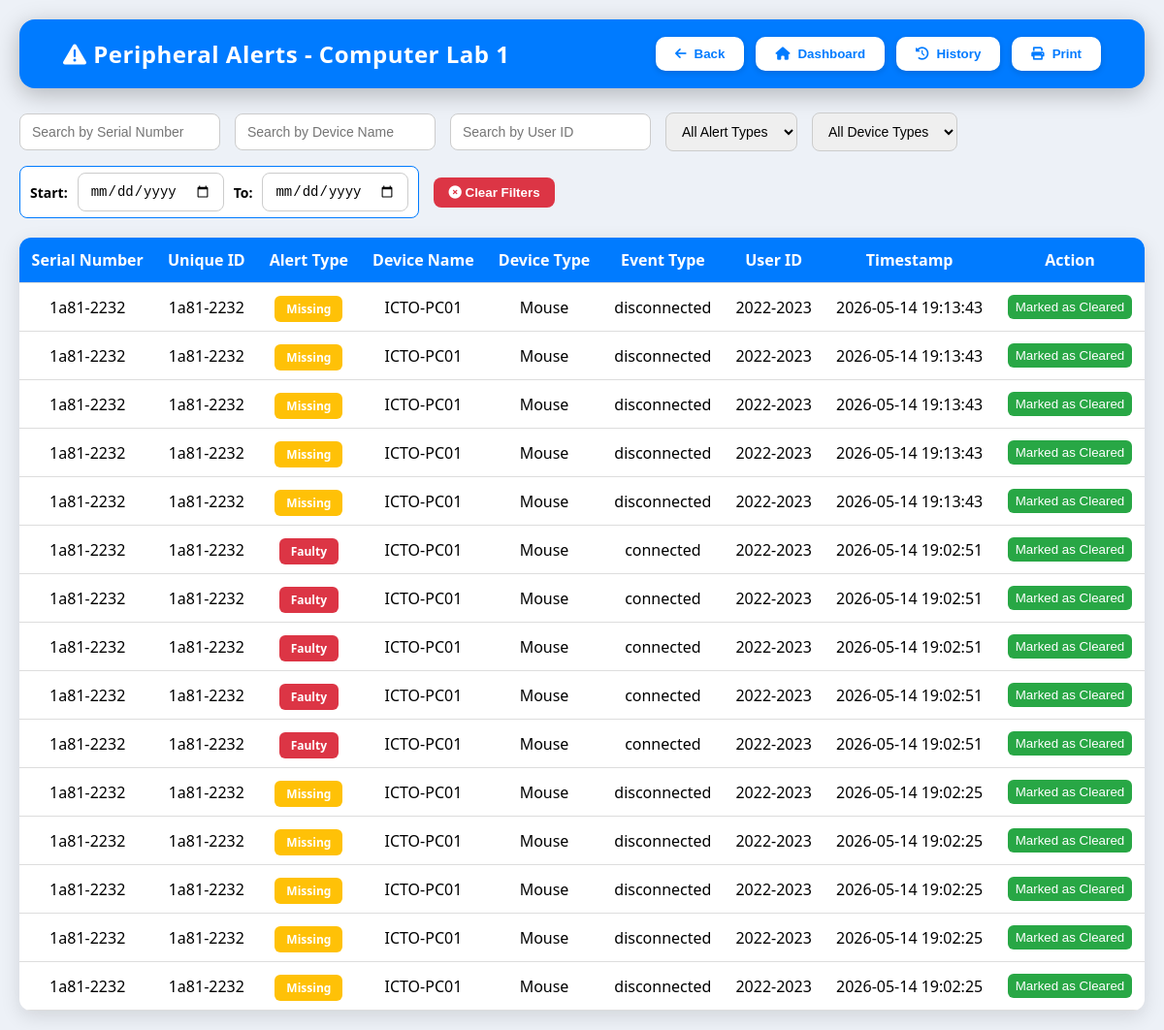
Screenshot of /comlab/1/inventory/view_alerts with the database file from the repository.
### tables this page shows
CREATE TABLE peripheral_alerts (
id INTEGER PRIMARY KEY AUTOINCREMENT,
serial_number TEXT, 
alert_type TEXT, 
timestamp TEXT, 
device_name TEXT, 
location TEXT, 
event_type TEXT, 
device_type TEXT, 
user_id TEXT, deleted INTEGER DEFAULT 0, serial_no TEXT);

### app.py (the view)
@app.route("/comlab/<int:comlab_id>/inventory/view_alerts")
def view_alerts(comlab_id):
    try:
        conn = sqlite3.connect(DB_FILE)
        cur = conn.cursor()
        cur.execute("""
            SELECT
                COALESCE(B.unique_id, A.serial_number) AS unique_id,
                A.*
            FROM peripheral_alerts A
            LEFT JOIN peripherals B
                ON A.location = B.lab_id
               AND A.device_name = B.assigned_pc
               AND (
                    A.serial_number = B.serial_number
                    OR A.serial_number = B.unique_id
               )
            WHERE A.location = ?
              AND A.deleted = 0
            ORDER BY datetime(A.timestamp) DESC, A.id DESC
        """, (str(comlab_id),))
        devices = cur.fetchall()
        column_names = [description[0] for description in cur.description]
        conn.close()
        devices_list = [dict(zip(column_names, device)) for device in devices]
        return render_template("view_alerts.html", devices=devices_list, comlab_id=comlab_id)
    except sqlite3.Error as e:
        return f"<h1>Database Error:</h1><p>{str(e)}</p>", 500

### templates/view_alerts.html (shortened to what this page needs)
<!DOCTYPE html>
<html lang="en">
<head>
<link rel="stylesheet" href="https://cdnjs.cloudflare.com/ajax/libs/font-awesome/6.0.0/css/all.min.css"/>
</head>
<body>
<header>
    <h2><i class="fa-solid fa-triangle-exclamation"></i> Peripheral Alerts - Computer Lab {{ comlab_id }}</h2>
    <div class="menu-buttons">
        <button class ="print-hide" onclick="window.location.href='/comlab/{{ comlab_id }}/inventory'"><i class="fas fa-arrow-left"></i> Back</button>
        <button class ="print-hide" onclick="location.href='/admin'"><i class="fas fa-home"></i> Dashboard</button>
        <button class="print-hide" onclick="openDeletedModal()">
    <i class="fas fa-clock-rotate-left"></i> History
</button>
        <button class ="print-hide" onclick="window.print()"><i class="fas fa-print"></i> Print</button>
    </div>
</header>
<div class="filters">
    <input class ="print-hide" type="text" id="search-unique" placeholder="Search by Serial Number">
    <input class ="print-hide" type="text" id="search-device-name" placeholder="Search by Device Name">
    <input class ="print-hide" type="text" id="search-user-id" placeholder="Search by User ID">
    <select class ="print-hide" id="filter-alert-type">
        <option value="">All Alert Types</option>
    </select>
    <select class ="print-hide" id="filter-device-type">
        <option value="">All Device Types</option>
    </select>
    <div class="date-box print-hide" >
        <label>Start:</label>
        <input type="date" id="filter-date-from">
        <label>To:</label>
        <input type="date" id="filter-date-to">
    </div>
        <button class ="print-hide" id="clear-filters" style="background:#dc3545; color:white; border:none; border-radius:8px; padding:8px 15px; font-weight:600; cursor:pointer;">
        <i class="fas fa-times-circle"></i> Clear Filters
    </button>
</div>
<table>
    <thead>
        <tr>
            <th>Serial Number</th>
            <th>Unique ID</th>
            <th>Alert Type</th>
            <th>Device Name</th>
            <th>Device Type</th>
            <th>Event Type</th>
            <th>User ID</th>
            <th>Timestamp</th>
            <th class ="print-hide">Action</th>
        </tr>
    </thead>
    <tbody id="alert-table">
        {% for d in devices %}
<tr data-id="{{ d.id }}">
            <td class="unique_id">{{ d.unique_id }}</td>
            <td class="unique_id">{{ d.serial_number }}</td>
            <td class="alert_type">
                {% if d.alert_type=="faulty" %}<span class="badge faulty">Faulty</span>
                {% elif d.alert_type=="missing" %}<span class="badge missing">Missing</span>
                {% elif d.alert_type=="replaced" %}<span class="badge replaced">Replaced</span>
                {% else %}<span class="badge">{{ d.alert_type }}</span>{% endif %}
            </td>
            <td class="device_name">{{ d.device_name }}</td>
            <td class="device_type">{{ d.device_type }}</td>
            <td>{{ d.event_type }}</td>
            <td class="user_id">{{ d.user_id }}</td>
            <td class="timestamp">{{ d.timestamp }}</td>
             <td class ="print-hide">
        <button class="delete-alert-btn" style="background:#28a745;color:white;border:none;padding:5px 8px;border-radius:6px;cursor:pointer;">
            Marked as Cleared
        </button>
            </td>
        </tr>
        {% endfor %}
    </tbody>
</table>
</body>
</html>

### templates/view_alerts.html (style rules this page uses)
:root { --primary:#007bff; --success:#28a745; --danger:#dc3545; --warning:#ffc107; --gray:#6c757d; }
body { font-family:'Segoe UI', sans-serif; background:#edf1f7; margin:0; padding:20px; }
header { display:flex; justify-content:space-between; align-items:center; background:var(--primary); color:white; padding:18px 45px; border-radius:16px; margin-bottom:25px; box-shadow:0 6px 25px rgba(0,0,0,0.25); }
header h2 { margin:0; font-size:24px; letter-spacing:0.5px; }
.menu-buttons { display:flex; gap:12px; }
.menu-buttons button { background:white; color:var(--primary); border:none; padding:10px 20px; border-radius:10px; cursor:pointer; font-weight:600; transition:0.25s; display:flex; align-items:center; gap:8px; box-shadow:0 2px 6px rgba(0,0,0,0.15); }
.filters { display:flex; flex-wrap:wrap; gap:15px; margin-bottom:20px; align-items:center; }
.filters input, .filters select { padding:10px 12px; border-radius:8px; border:1px solid #ccc; font-size:14px; }
.date-box { display:flex; align-items:center; gap:10px; background:white; border:1px solid #007bff; border-radius:8px; padding:6px 10px; font-size:14px; font-weight:600; }
table { width:100%; border-collapse:collapse; background:white; border-radius:12px; overflow:hidden; box-shadow:0 6px 20px rgba(0,0,0,0.12); transition:0.3s; }
th, td { padding:12px; text-align:center; border-bottom:1px solid #ddd; }
th { background:var(--primary); color:white; }
.badge { padding:5px 12px; color:white; border-radius:6px; font-weight:600; font-size:12px; }
.faulty { background: var(--danger); }
.missing { background: var(--warning); }

### rows the page displays
peripheral_alerts: unique_id "1a81-2232", serial_number "1a81-2232", alert_type "Missing", device_name "ICTO-PC01", device_type "Mouse", event_type "disconnected", user_id "2022-2023", timestamp "2026-05-14 19:13:43"
peripheral_alerts: unique_id "1a81-2232", serial_number "1a81-2232", alert_type "Faulty", device_name "ICTO-PC01", device_type "Mouse", event_type "connected", user_id "2022-2023", timestamp "2026-05-14 19:02:51"
peripheral_alerts: unique_id "1a81-2232", serial_number "1a81-2232", alert_type "Missing", device_name "ICTO-PC01", device_type "Mouse", event_type "disconnected", user_id "2022-2023", timestamp "2026-05-14 19:02:25"

### other values shown
{{ comlab_id }} "1"
